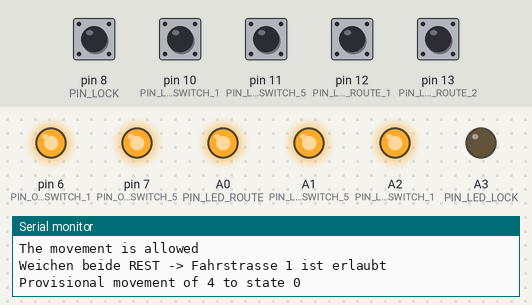
Bench run of a sketch on a simulated Arduino Uno, built with avr-gcc and run on an emulated ATmega328P. Shown: output pins drawn as LEDs (lit = HIGH), the last lines printed to the serial monitor. Dashed ring = blinking. The inputs (shaded band) are chosen by the test bench; at power-on: pin 8 (PIN_LOCK), pin 10 (PIN_LEVER_SWITCH_1), pin 11 (PIN_LEVER_SWITCH_5), pin 12 (PIN_LEVER_ROUTE_1), pin 13 (PIN_LEVER_ROUTE_2) HIGH.

Above: at 2.8 s.
2.9 s: pin 8 (PIN_LOCK) pulled LOW for 1 s
At 3.37 s:
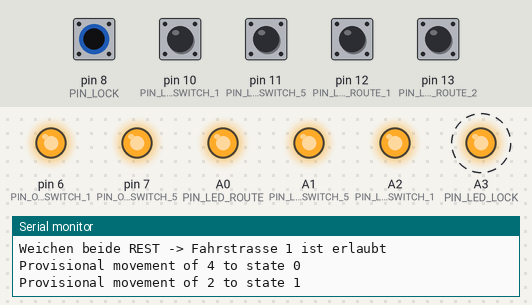
5.5 s: pin 13 (PIN_LEVER_ROUTE_2) pulled LOW for 1 s
At 6.12 s:
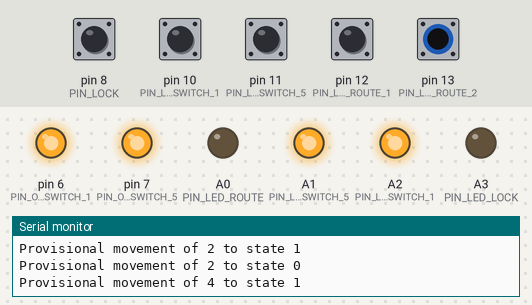
8.5 s: pin 10 (PIN_LEVER_SWITCH_1) pulled LOW for 1 s
At 9.3 s:
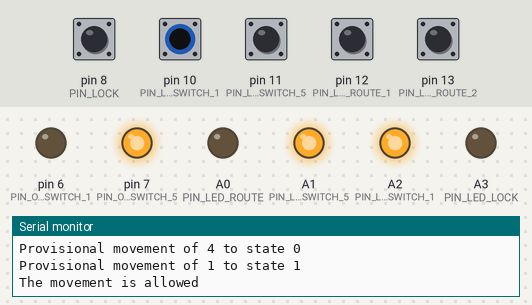
11.2 s: pin 11 (PIN_LEVER_SWITCH_5) pulled LOW for 1 s
At 12.2 s:
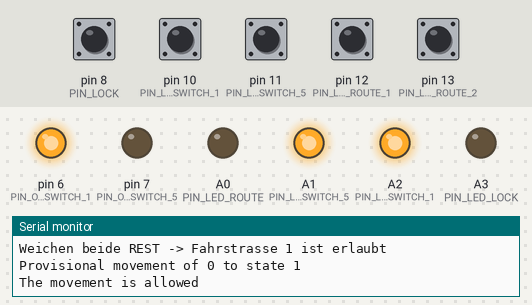
13.9 s: pin 12 (PIN_LEVER_ROUTE_1) pulled LOW for 1 s
At 14.9 s:
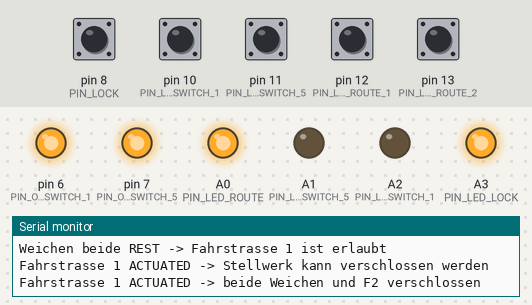
16.6 s: pin 8 (PIN_LOCK) driven LOW and pin 10 (PIN_LEVER_SWITCH_1) driven LOW and pin 11 (PIN_LEVER_SWITCH_5) driven LOW and pin 12 (PIN_LEVER_ROUTE_1) driven LOW and pin 13 (PIN_LEVER_ROUTE_2) driven LOW
At 17.37 s:
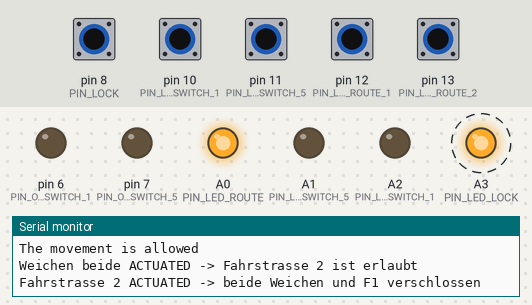
Timing chart, 0 to 20.6 s (numbered marks = the images above; inputs shaded):
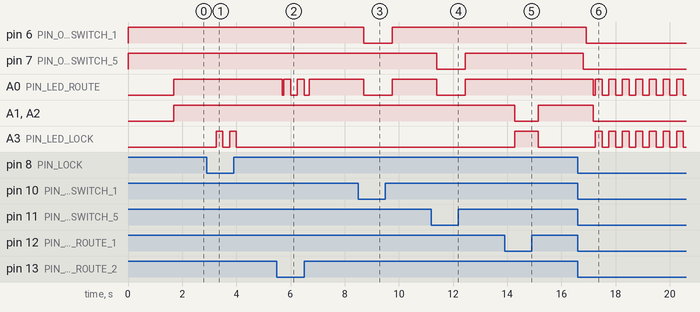

The sketch:

berenbach.ino
```cpp
#include <Bounce2.h>

// Red LEDs named after the signal/switch lever/etc they're for.
// These are located at the analog ports.
int PIN_LED_ROUTE = A0;      // Fahrstrassenhebel
int PIN_LED_SWITCH_5 = A1;   // Left switch  (-> Kelberg)
int PIN_LED_SWITCH_1 = A2;   // Right switch (-> Mayen)
int PIN_LED_LOCK = A3;       // Zugfuhrerschlussel/Rangierschlussel

// Levers and lock
int PIN_LOCK = 8;             // Zugfuhrerschlussel/Rangierschlussel
int PIN_LEVER_SWITCH_1 = 10;  // Right switch (-> Mayen)
int PIN_LEVER_SWITCH_5 = 11;  // Left switch  (-> Kelberg)
// Route levers
int PIN_LEVER_ROUTE_1 = 12;   // Fahrstrassenhebel Gleis 1 (Grundstellung)
int PIN_LEVER_ROUTE_2 = 13;   // Fahrstrassenhebel Gleis 2

// Output pins (pull to 0 means go out of the ground position)
int PIN_OUTPUT_SWITCH_1 = 6;  // Right switch (-> Mayen)
int PIN_OUTPUT_SWITCH_5 = 7;  // Left switch  (-> Kelberg)


// Array index numbers. These are columns in the locking table.
int SWITCH_5 = 0;  // REST means PLUS/rechtuit.
int SWITCH_1 = 1;  // REST means PLUS/rechtuit.
int LOCK = 2;  // Note: ACTUATED means 'Zugfuhrerschlussel can be withdrawn'.
int ROUTE_1 = 3;
int ROUTE_2 = 4;

// The two possible positions. Plus is the rest state, minus the actuated state.
bool REST = false;
bool ACTUATED = true;

// The states. All arrays with length 5.
const int ARRAY_SIZE = 5;
boolean current_position [ARRAY_SIZE] = { REST, REST, ACTUATED, ACTUATED, REST };
boolean blocked [ARRAY_SIZE] = { false, false, false, false, false };
boolean requirements_fulfilled [ARRAY_SIZE] = { true, true, true, true, false };
boolean position_is_ok [ARRAY_SIZE] = { true, true, true, true, true };

// Actual levers/buttons/locks.
Bounce levers [ARRAY_SIZE];


boolean movement_allowed (int number) {
  return (blocked[number] == false && requirements_fulfilled[number] == true);
}


void update_requirements() {
  // Requirements flow "upwards". The correct switch positions can enable
  // routes. Enabled route 1 allows the lock to be activated.

  // Requirements fulfilled by the switches.
  requirements_fulfilled[ROUTE_1] = false;
  requirements_fulfilled[ROUTE_2] = false;
  requirements_fulfilled[LOCK] = false;
  if (current_position[SWITCH_5] == REST &&
      current_position[SWITCH_1] == REST) {
    Serial.println("Weichen beide REST -> Fahrstrasse 1 ist erlaubt");
    requirements_fulfilled[ROUTE_1] = true;
  }
  if (current_position[SWITCH_5] == ACTUATED &&
      current_position[SWITCH_1] == ACTUATED) {
    Serial.println("Weichen beide ACTUATED -> Fahrstrasse 2 ist erlaubt");
    requirements_fulfilled[ROUTE_2] = true;
  }
  if (current_position[ROUTE_1] == ACTUATED) {
    Serial.println("Fahrstrasse 1 ACTUATED -> Stellwerk kann verschlossen werden");
    requirements_fulfilled[LOCK] = true;
  }

}


void update_blocks() {
  // Blocks flow "downwards". A route lever blocks switches. A route fixation
  // blocks a route lever.

  // Reset all blocks.
  for (int number = 0; number < ARRAY_SIZE; number++) {
    blocked[number] = false;
  }

  // The lock blocks routes.
  // Note: REST means 'Zugfuhrerschlussel can be (or is) withdrawn'.
  if (current_position[LOCK] == ACTUATED) {
    Serial.println("Lock ACTUATED -> Fahrstrasse 1 geblockt");
    blocked[ROUTE_1] = true;
  }

  // Route levers block each other. And they block switches.
  if (current_position[ROUTE_1] == ACTUATED) {
    Serial.println("Fahrstrasse 1 ACTUATED -> beide Weichen und F2 verschlossen");
    blocked[ROUTE_2] = true;
    blocked[SWITCH_5] = true;
    blocked[SWITCH_1] = true;
  }
  if (current_position[ROUTE_2] == ACTUATED) {
    Serial.println("Fahrstrasse 2 ACTUATED -> beide Weichen und F1 verschlossen");
    blocked[ROUTE_1] = true;
    blocked[SWITCH_5] = true;
    blocked[SWITCH_1] = true;
  }

}


void update_outputs() {
  // Active: pull to zero.
  if (current_position[SWITCH_1] == REST) {
    digitalWrite(PIN_OUTPUT_SWITCH_1, HIGH);
  }
  else {
    digitalWrite(PIN_OUTPUT_SWITCH_1, LOW);
  }
  if (current_position[SWITCH_5] == REST) {
    digitalWrite(PIN_OUTPUT_SWITCH_5, HIGH);
  }
  else {
    digitalWrite(PIN_OUTPUT_SWITCH_5, LOW);
  }
}


void change_position(int number,
                     boolean new_position) {
  current_position[number] = new_position;
  position_is_ok[number] = true;

  update_requirements();
  update_blocks();
  update_outputs();
}


void react_to_movement(int number,
                       boolean new_position) {
  Serial.print("Provisional movement of ");
  Serial.print(number);
  Serial.print(" to state ");
  Serial.println(new_position);
  if (movement_allowed(number)) {
    Serial.println("The movement is allowed");
    change_position(number, new_position);
  }
  else {
    if (current_position[number] == new_position) {
      // We're back to the allowed position
      position_is_ok[number] = true;
    }
    else {
      // We're trying to move to a wrong position;
      position_is_ok[number] = false;
    }
  }
}


void update_single_lever_led(int pin, int number) {
  if (position_is_ok[number] == false) {
    if ((millis() % 500) > 250) {
      digitalWrite(pin, HIGH);
    }
    else {
      digitalWrite(pin, LOW);
    }
  }
  else {
    if (movement_allowed(number)) {
      digitalWrite(pin, HIGH);
    }
    else {
      digitalWrite(pin, LOW);
    }
  }
}


void update_dual_lever_led(int pin, int number1, int number2) {
  if (position_is_ok[number1] == false || position_is_ok[number2] == false) {
    if ((millis() % 500) > 250) {
      digitalWrite(pin, HIGH);
    }
    else {
      digitalWrite(pin, LOW);
    }
  }
  else {
    if (movement_allowed(number1) || movement_allowed(number2)) {
      digitalWrite(pin, HIGH);
    }
    else {
      digitalWrite(pin, LOW);
    }
  }

}


void setup() {
  Serial.begin(9600);

  // Attach the pins and hook up react_to_movement() functions.
  // for (int number = 0; number < ARRAY_SIZE; number++) {
  //   levers[number] = Bounce();
  // }

  // Define lever pin modes.
  pinMode(PIN_LEVER_SWITCH_5, INPUT_PULLUP);
  pinMode(PIN_LEVER_SWITCH_1, INPUT_PULLUP);
  pinMode(PIN_LOCK, INPUT_PULLUP);
  pinMode(PIN_LEVER_ROUTE_1, INPUT_PULLUP);
  pinMode(PIN_LEVER_ROUTE_2, INPUT_PULLUP);

  // Attach the LEDs.
  pinMode(PIN_LED_SWITCH_5, OUTPUT);
  pinMode(PIN_LED_SWITCH_1, OUTPUT);
  pinMode(PIN_LED_ROUTE, OUTPUT);
  pinMode(PIN_LED_LOCK, OUTPUT);

  // Attach the output pins
  pinMode(PIN_OUTPUT_SWITCH_1, OUTPUT);
  pinMode(PIN_OUTPUT_SWITCH_5, OUTPUT);

  // First make sure the output pins are OK
  update_outputs();

  // Attach pins to lever Bounce objects.
  levers[SWITCH_5].attach(PIN_LEVER_SWITCH_5);
  levers[SWITCH_1].attach(PIN_LEVER_SWITCH_1);
  levers[LOCK].attach(PIN_LOCK);
  levers[ROUTE_1].attach(PIN_LEVER_ROUTE_1);
  levers[ROUTE_2].attach(PIN_LEVER_ROUTE_2);

  for (int number = 0; number < ARRAY_SIZE; number++) {
    levers[number].interval(200);
  }

  // look up the initial lever positions and update accordingly.
  for (int number = 0; number < ARRAY_SIZE; number++) {
    levers[number].update();
    if (levers[number].read() == LOW) {
      react_to_movement(number, ACTUATED);
    }
    else {
      react_to_movement(number, REST);
    }
    delay(250);
  }

}


void loop() {
  for (int number = 0; number < ARRAY_SIZE; number++) {
    levers[number].update();
    if (levers[number].fell()) {
      react_to_movement(number, ACTUATED);
    }
    if (levers[number].rose()) {
      react_to_movement(number, REST);
    }
  }
  // Update the LEDs.
  update_single_lever_led(PIN_LED_SWITCH_5, SWITCH_5);
  update_single_lever_led(PIN_LED_SWITCH_1, SWITCH_1);
  update_single_lever_led(PIN_LED_LOCK, LOCK);

  update_dual_lever_led(PIN_LED_ROUTE, ROUTE_1, ROUTE_2);

}
```

Measured:
- after the input at 2.9 s, A3 (PIN_LED_LOCK): alternates HIGH for 0.25 s and LOW for 0.25 s, 4 changes in all, then stays LOW, starting after 0.35 s
- after the input at 5.5 s, A0 (PIN_LED_ROUTE): goes LOW 0.05 s, HIGH 0.25 s, LOW 0.25 s, HIGH 0.25 s, LOW 0.20 s, then HIGH, starting after 0.20 s
- after the input at 8.5 s, pin 6 (PIN_OUTPUT_SWITCH_1), A0 (PIN_LED_ROUTE): HIGH → LOW after 0.20 s, → HIGH 1.0 s later
- after the input at 11.2 s, pin 7 (PIN_OUTPUT_SWITCH_5), A0 (PIN_LED_ROUTE): HIGH → LOW after 0.20 s, → HIGH 1.0 s later
- after the input at 13.9 s, A1 (PIN_LED_SWITCH_5), A2 (PIN_LED_SWITCH_1): HIGH → LOW after 0.38 s, → HIGH 0.87 s later; A3 (PIN_LED_LOCK): LOW → HIGH after 0.38 s, → LOW 0.87 s later
- after the input at 16.6 s, pin 6 (PIN_OUTPUT_SWITCH_1): HIGH → LOW after 0.32 s; pin 7 (PIN_OUTPUT_SWITCH_5): HIGH → LOW after 0.20 s
